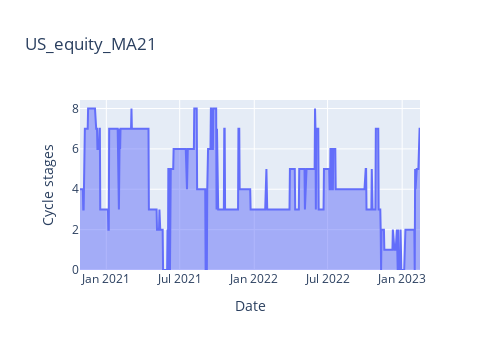
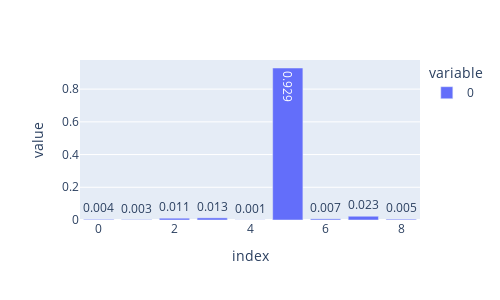
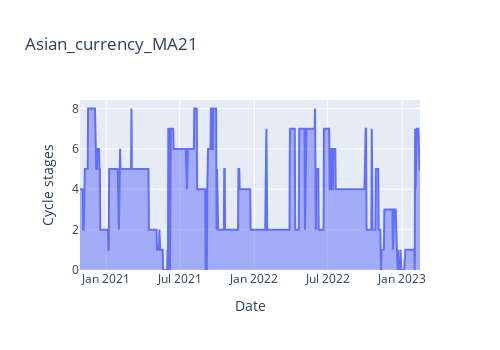
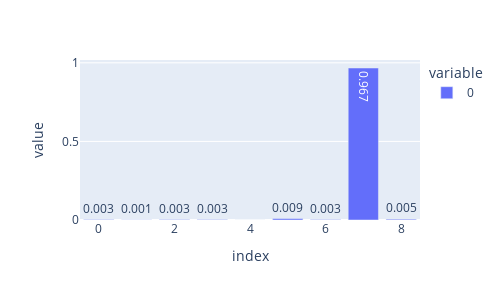

Notebook source saved alongside these figures, in order:
### Markdown cell above
# Display

### Code cell
display(Market_data_copy, Monitor_period=Monitor_period)

### Figure 1 — Plotly figure (JSON) as saved in the notebook; plotly's stock layout.template omitted (floating-point values rounded to 4 significant figures; data arrays with more than 128 entries replaced by an {"elided": "..."} marker saying what was removed)
{"data": [{"fillpattern": {"shape": ""}, "hovertemplate": "Date=%{x}<br>Cycle stages=%{y}<extra></extra>", "legendgroup": "", "line": {"color": "#636efa"}, "marker": {"symbol": "circle"}, "mode": "lines", "name": "", "orientation": "v", "showlegend": false, "stackgroup": "1", "type": "scatter", "x": {"elided": "600 str values"}, "xaxis": "x", "y": {"elided": "600 int values"}, "yaxis": "y"}], "layout": {"height": 350, "legend": {"tracegroupgap": 0}, "title": {"text": "US_equity_MA21"}, "width": 500, "xaxis": {"anchor": "y", "domain": [0, 1], "title": {"text": "Date"}}, "yaxis": {"anchor": "x", "domain": [0, 1], "title": {"text": "Cycle stages"}}}}

### Figure 2 — Plotly figure (JSON) as saved in the notebook; plotly's stock layout.template omitted (floating-point values rounded to 4 significant figures)
{"data": [{"alignmentgroup": "True", "hovertemplate": "variable=0<br>index=%{x}<br>value=%{y}<extra></extra>", "legendgroup": "0", "marker": {"color": "#636efa", "pattern": {"shape": ""}}, "name": "0", "offsetgroup": "0", "orientation": "v", "showlegend": true, "textposition": "auto", "texttemplate": "%{y}", "type": "bar", "x": [0, 1, 2, 3, 4, 5, 6, 7, 8], "xaxis": "x", "y": [0.004, 0.003, 0.011, 0.013, 0.001, 0.929, 0.007, 0.023, 0.005], "yaxis": "y"}], "layout": {"barmode": "relative", "height": 300, "legend": {"title": {"text": "variable"}, "tracegroupgap": 0}, "margin": {"t": 60}, "width": 500, "xaxis": {"anchor": "y", "domain": [0, 1], "title": {"text": "index"}}, "yaxis": {"anchor": "x", "domain": [0, 1], "title": {"text": "value"}}}}

### Figure 3 — Plotly figure (JSON) as saved in the notebook; plotly's stock layout.template omitted (floating-point values rounded to 4 significant figures; data arrays with more than 128 entries replaced by an {"elided": "..."} marker saying what was removed)
{"data": [{"fillpattern": {"shape": ""}, "hovertemplate": "Date=%{x}<br>Cycle stages=%{y}<extra></extra>", "legendgroup": "", "line": {"color": "#636efa"}, "marker": {"symbol": "circle"}, "mode": "lines", "name": "", "orientation": "v", "showlegend": false, "stackgroup": "1", "type": "scatter", "x": {"elided": "600 str values"}, "xaxis": "x", "y": {"elided": "600 int values"}, "yaxis": "y"}], "layout": {"height": 350, "legend": {"tracegroupgap": 0}, "title": {"text": "Asian_currency_MA21"}, "width": 500, "xaxis": {"anchor": "y", "domain": [0, 1], "title": {"text": "Date"}}, "yaxis": {"anchor": "x", "domain": [0, 1], "title": {"text": "Cycle stages"}}}}

### Figure 4 — Plotly figure (JSON) as saved in the notebook; plotly's stock layout.template omitted (floating-point values rounded to 4 significant figures)
{"data": [{"alignmentgroup": "True", "hovertemplate": "variable=0<br>index=%{x}<br>value=%{y}<extra></extra>", "legendgroup": "0", "marker": {"color": "#636efa", "pattern": {"shape": ""}}, "name": "0", "offsetgroup": "0", "orientation": "v", "showlegend": true, "textposition": "auto", "texttemplate": "%{y}", "type": "bar", "x": [0, 1, 2, 3, 4, 5, 6, 7, 8], "xaxis": "x", "y": [0.003, 0.001, 0.003, 0.003, 0, 0.009, 0.003, 0.967, 0.005], "yaxis": "y"}], "layout": {"barmode": "relative", "height": 300, "legend": {"title": {"text": "variable"}, "tracegroupgap": 0}, "margin": {"t": 60}, "width": 500, "xaxis": {"anchor": "y", "domain": [0, 1], "title": {"text": "index"}}, "yaxis": {"anchor": "x", "domain": [0, 1], "title": {"text": "value"}}}}
